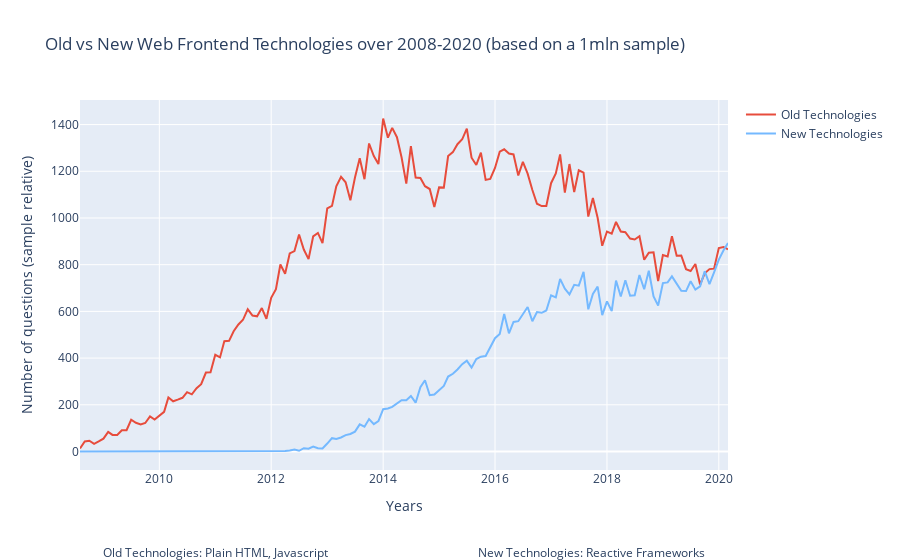

The cell this chart's notebook holds for it:
### Code cell
####### 2 FRONTEND - plot ##########

layout = go.Layout(xaxis_title='x', 
                   yaxis_title='y',
                    margin_b=90, #increase the bottom margin to have space for caption
                    annotations = [dict(xref='paper',
                                        yref='paper',
                                        x=0.5, y=-0.25,
                                        showarrow=False,
                                        text ='''Old Technologies: Plain HTML, Javascript
                                                 New Technologies: Reactive Frameworks''' )])

fig = go.Figure(layout = layout)
fig.add_trace(go.Scatter(x=tab_ovn.index, y=tab_ovn.old, mode='lines', name="Old Technologies", 
              line=dict(color='#e74c3c', width=2)))
fig.add_trace(go.Scatter(x=tab_ovn.index, y=tab_ovn.new, mode='lines', name="New Technologies", 
              line=dict(color='#74b9ff', width=2)))

fig.update_layout(title='Old vs New Web Frontend Technologies over 2008-2020 (based on a 1mln sample)',
                   xaxis_title='Years',
                   yaxis_title='Number of questions (sample relative)')


fig.show()

### Figure 1 — Plotly figure (JSON) as saved in the notebook; plotly's stock layout.template omitted (floating-point values rounded to 4 significant figures; data arrays with more than 128 entries replaced by an {"elided": "..."} marker saying what was removed)
{"data": [{"line": {"color": "#e74c3c", "width": 2}, "mode": "lines", "name": "Old Technologies", "type": "scatter", "x": {"elided": "140 str values"}, "y": {"elided": "140 int values"}}, {"line": {"color": "#74b9ff", "width": 2}, "mode": "lines", "name": "New Technologies", "type": "scatter", "x": {"elided": "140 str values"}, "y": {"elided": "140 int values"}}], "layout": {"annotations": [{"showarrow": false, "text": "Old Technologies: Plain HTML, Javascript\n                                                 New Technologies: Reactive Frameworks", "x": 0.5, "xref": "paper", "y": -0.25, "yref": "paper"}], "margin": {"b": 90}, "title": {"text": "Old vs New Web Frontend Technologies over 2008-2020 (based on a 1mln sample)"}, "xaxis": {"title": {"text": "Years"}}, "yaxis": {"title": {"text": "Number of questions (sample relative)"}}}}
